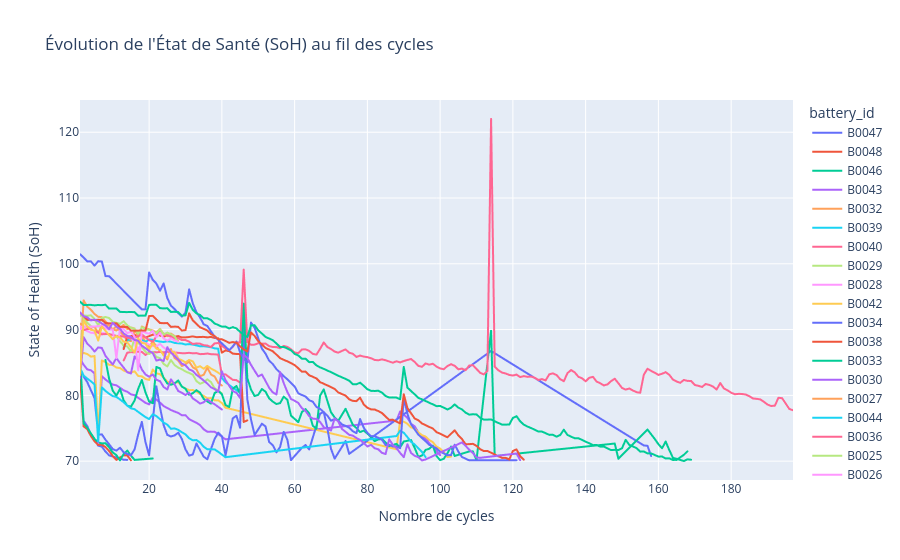

Notebook cell for this chart:
### Markdown cell above
## 2. Évolution du SoH par cycle
Le SoH est notre variable cible. Voyons comment il se dégrade au fil des cycles pour chaque batterie.

### Code cell
fig = px.line(df, x='cycle_number', y='SoH', color='battery_id', 
              title='Évolution de l\'État de Santé (SoH) au fil des cycles',
              labels={'cycle_number': 'Nombre de cycles', 'SoH': 'State of Health (SoH)'})
fig.update_layout(hovermode='x unified')
fig.show()

### Figure 1 — Plotly figure (JSON) as saved in the notebook; plotly's stock layout.template omitted (floating-point values rounded to 4 significant figures; data arrays with more than 128 entries replaced by an {"elided": "..."} marker saying what was removed)
{"data": [{"hovertemplate": "battery_id=B0047<br>Nombre de cycles=%{x}<br>State of Health (SoH)=%{y}<extra></extra>", "legendgroup": "B0047", "line": {"color": "#636efa", "dash": "solid"}, "marker": {"symbol": "circle"}, "mode": "lines", "name": "B0047", "showlegend": true, "type": "scattergl", "x": {"elided": "220 int values"}, "xaxis": "x", "y": {"elided": "220 float values"}, "yaxis": "y"}, {"hovertemplate": "battery_id=B0048<br>Nombre de cycles=%{x}<br>State of Health (SoH)=%{y}<extra></extra>", "legendgroup": "B0048", "line": {"color": "#EF553B", "dash": "solid"}, "marker": {"symbol": "circle"}, "mode": "lines", "name": "B0048", "showlegend": true, "type": "scattergl", "x": {"elided": "280 int values"}, "xaxis": "x", "y": {"elided": "280 float values"}, "yaxis": "y"}, {"hovertemplate": "battery_id=B0046<br>Nombre de cycles=%{x}<br>State of Health (SoH)=%{y}<extra></extra>", "legendgroup": "B0046", "line": {"color": "#00cc96", "dash": "solid"}, "marker": {"symbol": "circle"}, "mode": "lines", "name": "B0046", "showlegend": true, "type": "scattergl", "x": {"elided": "340 int values"}, "xaxis": "x", "y": {"elided": "340 float values"}, "yaxis": "y"}, {"hovertemplate": "battery_id=B0043<br>Nombre de cycles=%{x}<br>State of Health (SoH)=%{y}<extra></extra>", "legendgroup": "B0043", "line": {"color": "#ab63fa", "dash": "solid"}, "marker": {"symbol": "circle"}, "mode": "lines", "name": "B0043", "showlegend": true, "type": "scattergl", "x": {"elided": "1080 int values"}, "xaxis": "x", "y": {"elided": "1080 float values"}, "yaxis": "y"}, {"hovertemplate": "battery_id=B0032<br>Nombre de cycles=%{x}<br>State of Health (SoH)=%{y}<extra></extra>", "legendgroup": "B0032", "line": {"color": "#FFA15A", "dash": "solid"}, "marker": {"symbol": "circle"}, "mode": "lines", "name": "B0032", "showlegend": true, "type": "scattergl", "x": {"elided": "800 int values"}, "xaxis": "x", "y": {"elided": "800 float values"}, "yaxis": "y"}, {"hovertemplate": "battery_id=B0039<br>Nombre de cycles=%{x}<br>State of Health (SoH)=%{y}<extra></extra>", "legendgroup": "B0039", "line": {"color": "#19d3f3", "dash": "solid"}, "marker": {"symbol": "circle"}, "mode": "lines", "name": "B0039", "showlegend": true, "type": "scattergl", "x": {"elided": "660 int values"}, "xaxis": "x", "y": {"elided": "660 float values"}, "yaxis": "y"}, {"hovertemplate": "battery_id=B0040<br>Nombre de cycles=%{x}<br>State of Health (SoH)=%{y}<extra></extra>", "legendgroup": "B0040", "line": {"color": "#FF6692", "dash": "solid"}, "marker": {"symbol": "circle"}, "mode": "lines", "name": "B0040", "showlegend": true, "type": "scattergl", "x": {"elided": "660 int values"}, "xaxis": "x", "y": {"elided": "660 float values"}, "yaxis": "y"}, {"hovertemplate": "battery_id=B0029<br>Nombre de cycles=%{x}<br>State of Health (SoH)=%{y}<extra></extra>", "legendgroup": "B0029", "line": {"color": "#B6E880", "dash": "solid"}, "marker": {"symbol": "circle"}, "mode": "lines", "name": "B0029", "showlegend": true, "type": "scattergl", "x": {"elided": "800 int values"}, "xaxis": "x", "y": {"elided": "800 float values"}, "yaxis": "y"}, {"hovertemplate": "battery_id=B0028<br>Nombre de cycles=%{x}<br>State of Health (SoH)=%{y}<extra></extra>", "legendgroup": "B0028", "line": {"color": "#FF97FF", "dash": "solid"}, "marker": {"symbol": "circle"}, "mode": "lines", "name": "B0028", "showlegend": true, "type": "scattergl", "x": {"elided": "560 int values"}, "xaxis": "x", "y": {"elided": "560 float values"}, "yaxis": "y"}, {"hovertemplate": "battery_id=B0042<br>Nombre de cycles=%{x}<br>State of Health (SoH)=%{y}<extra></extra>", "legendgroup": "B0042", "line": {"color": "#FECB52", "dash": "solid"}, "marker": {"symbol": "circle"}, "mode": "lines", "name": "B0042", "showlegend": true, "type": "scattergl", "x": {"elided": "1140 int values"}, "xaxis": "x", "y": {"elided": "1140 float values"}, "yaxis": "y"}, {"hovertemplate": "battery_id=B0034<br>Nombre de cycles=%{x}<br>State of Health (SoH)=%{y}<extra></extra>", "legendgroup": "B0034", "line": {"color": "#636efa", "dash": "solid"}, "marker": {"symbol": "circle"}, "mode": "lines", "name": "B0034", "showlegend": true, "type": "scattergl", "x": {"elided": "1400 int values"}, "xaxis": "x", "y": {"elided": "1400 float values"}, "yaxis": "y"}, {"hovertemplate": "battery_id=B0038<br>Nombre de cycles=%{x}<br>State of Health (SoH)=%{y}<extra></extra>", "legendgroup": "B0038", "line": {"color": "#EF553B", "dash": "solid"}, "marker": {"symbol": "circle"}, "mode": "lines", "name": "B0038", "showlegend": true, "type": "scattergl", "x": {"elided": "700 int values"}, "xaxis": "x", "y": {"elided": "700 float values"}, "yaxis": "y"}, {"hovertemplate": "battery_id=B0033<br>Nombre de cycles=%{x}<br>State of Health (SoH)=%{y}<extra></extra>", "legendgroup": "B0033", "line": {"color": "#00cc96", "dash": "solid"}, "marker": {"symbol": "circle"}, "mode": "lines", "name": "B0033", "showlegend": true, "type": "scattergl", "x": {"elided": "2300 int values"}, "xaxis": "x", "y": {"elided": "2300 float values"}, "yaxis": "y"}, {"hovertemplate": "battery_id=B0030<br>Nombre de cycles=%{x}<br>State of Health (SoH)=%{y}<extra></extra>", "legendgroup": "B0030", "line": {"color": "#ab63fa", "dash": "solid"}, "marker": {"symbol": "circle"}, "mode": "lines", "name": "B0030", "showlegend": true, "type": "scattergl", "x": {"elided": "800 int values"}, "xaxis": "x", "y": {"elided": "800 float values"}, "yaxis": "y"}, {"hovertemplate": "battery_id=B0027<br>Nombre de cycles=%{x}<br>State of Health (SoH)=%{y}<extra></extra>", "legendgroup": "B0027", "line": {"color": "#FFA15A", "dash": "solid"}, "marker": {"symbol": "circle"}, "mode": "lines", "name": "B0027", "showlegend": true, "type": "scattergl", "x": {"elided": "560 int values"}, "xaxis": "x", "y": {"elided": "560 float values"}, "yaxis": "y"}, {"hovertemplate": "battery_id=B0044<br>Nombre de cycles=%{x}<br>State of Health (SoH)=%{y}<extra></extra>", "legendgroup": "B0044", "line": {"color": "#19d3f3", "dash": "solid"}, "marker": {"symbol": "circle"}, "mode": "lines", "name": "B0044", "showlegend": true, "type": "scattergl", "x": {"elided": "1000 int values"}, "xaxis": "x", "y": {"elided": "1000 float values"}, "yaxis": "y"}, {"hovertemplate": "battery_id=B0036<br>Nombre de cycles=%{x}<br>State of Health (SoH)=%{y}<extra></extra>", "legendgroup": "B0036", "line": {"color": "#FF6692", "dash": "solid"}, "marker": {"symbol": "circle"}, "mode": "lines", "name": "B0036", "showlegend": true, "type": "scattergl", "x": {"elided": "3920 int values"}, "xaxis": "x", "y": {"elided": "3920 float values"}, "yaxis": "y"}, {"hovertemplate": "battery_id=B0025<br>Nombre de cycles=%{x}<br>State of Health (SoH)=%{y}<extra></extra>", "legendgroup": "B0025", "line": {"color": "#B6E880", "dash": "solid"}, "marker": {"symbol": "circle"}, "mode": "lines", "name": "B0025", "showlegend": true, "type": "scattergl", "x": {"elided": "560 int values"}, "xaxis": "x", "y": {"elided": "560 float values"}, "yaxis": "y"}, {"hovertemplate": "battery_id=B0026<br>Nombre de cycles=%{x}<br>State of Health (SoH)=%{y}<extra></extra>", "legendgroup": "B0026", "line": {"color": "#FF97FF", "dash": "solid"}, "marker": {"symbol": "circle"}, "mode": "lines", "name": "B0026", "showlegend": true, "type": "scattergl", "x": {"elided": "540 int values"}, "xaxis": "x", "y": {"elided": "540 float values"}, "yaxis": "y"}, {"hovertemplate": "battery_id=B0031<br>Nombre de cycles=%{x}<br>State of Health (SoH)=%{y}<extra></extra>", "legendgroup": "B0031", "line": {"color": "#FECB52", "dash": "solid"}, "marker": {"symbol": "circle"}, "mode": "lines", "name": "B0031", "showlegend": true, "type": "scattergl", "x": {"elided": "800 int values"}, "xaxis": "x", "y": {"elided": "800 float values"}, "yaxis": "y"}, {"hovertemplate": "battery_id=B0006<br>Nombre de cycles=%{x}<br>State of Health (SoH)=%{y}<extra></extra>", "legendgroup": "B0006", "line": {"color": "#636efa", "dash": "solid"}, "marker": {"symbol": "circle"}, "mode": "lines", "name": "B0006", "showlegend": true, "type": "scattergl", "x": {"elided": "2180 int values"}, "xaxis": "x", "y": {"elided": "2180 float values"}, "yaxis": "y"}, {"hovertemplate": "battery_id=B0005<br>Nombre de cycles=%{x}<br>State of Health (SoH)=%{y}<extra></extra>", "legendgroup": "B0005", "line": {"color": "#EF553B", "dash": "solid"}, "marker": {"symbol": "circle"}, "mode": "lines", "name": "B0005", "showlegend": true, "type": "scattergl", "x": {"elided": "2460 int values"}, "xaxis": "x", "y": {"elided": "2460 float values"}, "yaxis": "y"}, {"hovertemplate": "battery_id=B0007<br>Nombre de cycles=%{x}<br>State of Health (SoH)=%{y}<extra></extra>", "legendgroup": "B0007", "line": {"color": "#00cc96", "dash": "solid"}, "marker": {"symbol": "circle"}, "mode": "lines", "name": "B0007", "showlegend": true, "type": "scattergl", "x": {"elided": "3340 int values"}, "xaxis": "x", "y": {"elided": "3340 float values"}, "yaxis": "y"}, {"hovertemplate": "battery_id=B0018<br>Nombre de cycles=%{x}<br>State of Health (SoH)=%{y}<extra></extra>", "legendgroup": "B0018", "line": {"color": "#ab63fa", "dash": "solid"}, "marker": {"symbol": "circle"}, "mode": "lines", "name": "B0018", "showlegend": true, "type": "scattergl", "x": {"elided": "2080 int values"}, "xaxis": "x", "y": {"elided": "2080 float values"}, "yaxis": "y"}], "layout": {"hovermode": "x unified", "legend": {"title": {"text": "battery_id"}, "tracegroupgap": 0}, "title": {"text": "Évolution de l'État de Santé (SoH) au fil des cycles"}, "xaxis": {"anchor": "y", "domain": [0, 1], "title": {"text": "Nombre de cycles"}}, "yaxis": {"anchor": "x", "domain": [0, 1], "title": {"text": "State of Health (SoH)"}}}}
